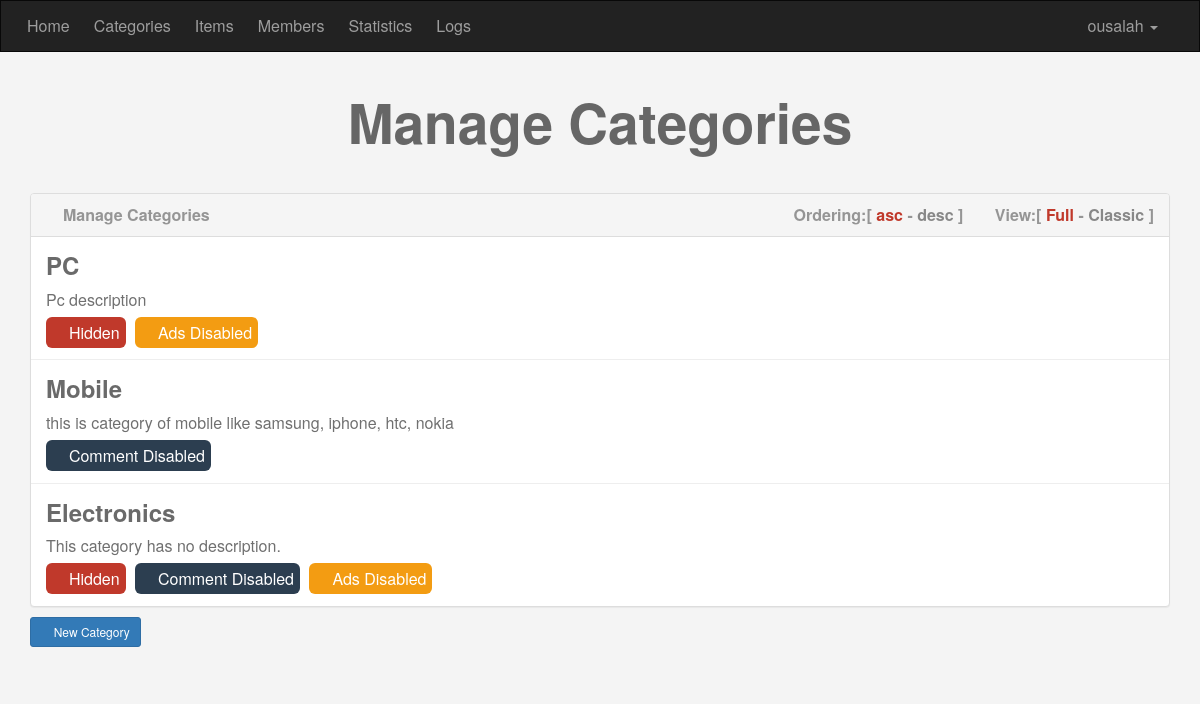
Before: /admin/categories.php (signed in) with the older database file.
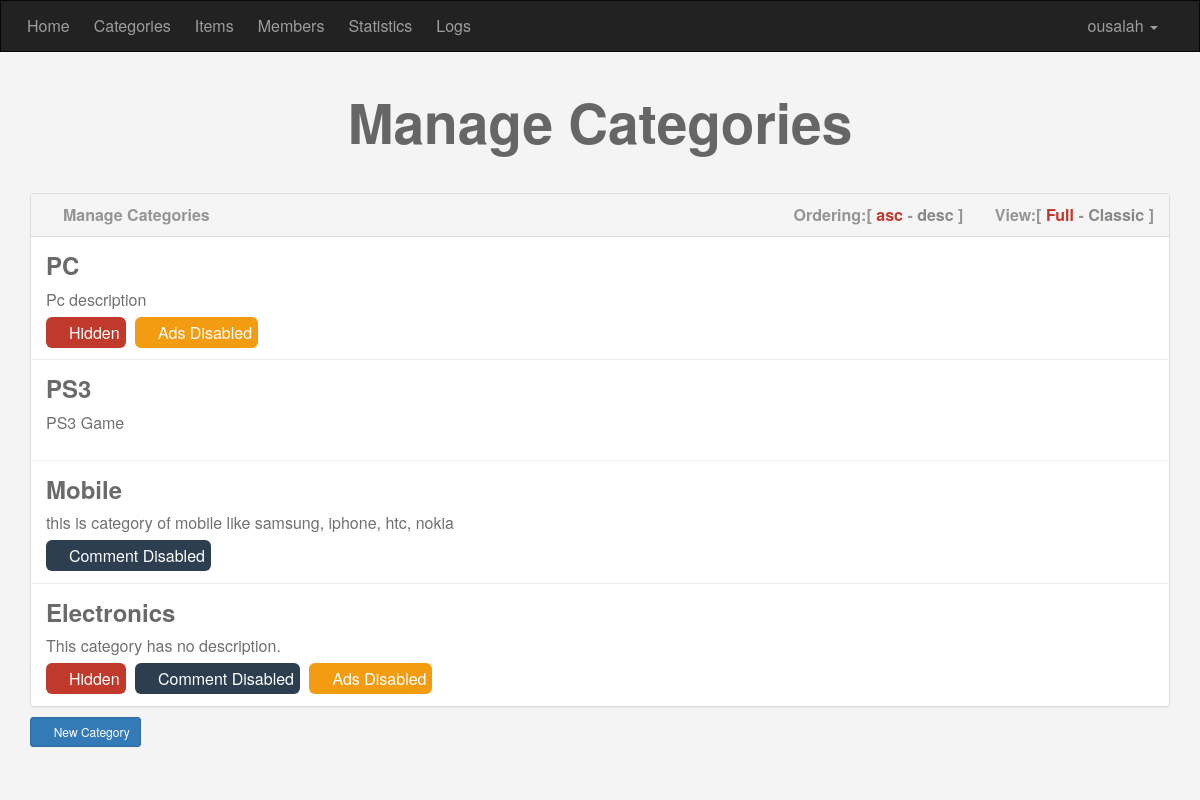
After: the same page with the newer database file.
### tables this page shows
CREATE TABLE `categories` (
  `ID` int(11) NOT NULL,
  `Name` varchar(255) NOT NULL,
  `Description` text NOT NULL,
  `Ordering` int(11) NOT NULL DEFAULT '0',
  `Visibility` tinyint(4) NOT NULL DEFAULT '1' COMMENT '0 = hidden, 1 = visible',
  `Allow_Comment` tinyint(4) NOT NULL DEFAULT '1',
  `Allow_Ads` tinyint(4) NOT NULL DEFAULT '1'
);

### admin/categories.php (the view, shortened to what this page needs)
<?php
  if (isset($_SESSION['Username'])) {
    include 'init.php';
    $do = (isset($_GET['do']) && !empty($_GET['do'])) ? $_GET['do'] : 'manage';
    if ($do == 'manage') {
      $sort = "ASC";
      $stmt = $con->prepare("SELECT * FROM categories ORDER BY Ordering $sort");
      $stmt->execute();
      $rows = $stmt->fetchAll();
      $count = $stmt->rowCount();
?>
      <h1 class='text-center'>Manage Categories</h1>
      <div class="container categories">
        <div class="panel panel-default">
          <div class="panel-heading">
            <i class="fa fa-list-alt"></i> Manage Categories
            <div class="options pull-right">
              <b><i class="fa fa-sort"></i> Ordering:</b>[
              <a class="<?php if ($sort == "ASC") echo "active"; ?>" href="?do=manage&sort=asc">asc</a> -
              <a class="<?php if ($sort == "DESC") echo "active"; ?>" href="?do=manage&sort=desc">desc</a> ]
              <b><i class="fa fa-eye"></i> View:</b>[
              <span class="active" data-view="full">Full</span> -
              <span data-view="classic">Classic</span> ]
            </div>
          </div>
          <div class="panel-body">
            <?php if ($count > 0): ?>
              <?php foreach ($rows as $row): ?>
                <div class="cat">
                  <h3><?php echo $row["Name"]; ?></h3>
                  <div class="full-view">
                    <p><?php echo ($row["Description"] == "") ? "This category has no description." : $row["Description"]; ?></p>
                    <?php if ($row["Visibility"] == 0) echo '<span class="visibility"><i class="fa fa-eye-slash"></i> Hidden</span>'; ?>
                    <?php if ($row["Allow_Comment"] == 0) echo '<span class="allow-comment"><i class="fa fa-comments-o"></i> Comment Disabled</span>'; ?>
                    <?php if ($row["Allow_Ads"] == 0) echo '<span class="allow-ads"><i class="fa fa-flag-o"></i> Ads Disabled</span>'; ?>
                  </div>
                </div>
                <hr>
              <?php endforeach; ?>
            <?php else: ?>
              <div class="text-center">No Data to Show.</div>
            <?php endif; ?>
          </div>
        </div>
        <a href="?do=add" class="add-category btn btn-primary btn-sm"><i class="fa fa-plus"></i> New Category</a>
      </div>
<?php
    } else {
      echo '<h1 class="text-center">Page Not Found! (404)</h1>';
    }
    include $tpl . "footer.php";
  } else {
    header('Location: index.php');
    exit();
  }

### admin/includes/templates/header.php (shortened to what this page needs)
<!DOCTYPE html>
<html lang="en" dir="ltr">
  <head>
    <link rel="stylesheet" href="<?php echo $css . 'bootstrap.min.css' ?>">
    <link rel="stylesheet" href="<?php echo $css . 'font-awesome.min.css' ?>">
    <link rel="stylesheet" href="<?php echo $css . 'jquery-ui.css' ?>">
    <link rel="stylesheet" href="<?php echo $css . 'jquery.selectBoxIt.css' ?>">
    <link rel="stylesheet" href="<?php echo $css . 'backend.css' ?>">
  </head>
  <body>

### admin/init.php (shortened to what this page needs)
<?php
  $lang = "includes/languages/";
  $tpl  = "includes/templates/";
  $css  = "layout/css/";
  include $lang . "english.php";
  include $tpl . "header.php";
  if (!isset($noNavbar)) { include $tpl . "navbar.php"; }

### admin/includes/templates/navbar.php (shortened to what this page needs)
<nav class="navbar navbar-inverse">
  <div class="container">
    <div class="navbar-header">
      <a class="navbar-brand" href="dashboard.php"><?php lang('ADMIN_HOME'); ?></a>
    </div>
    <div class="collapse navbar-collapse" id="app-nav">
      <ul class="nav navbar-nav">
        <li><a href="categories.php"><?php lang('ADMIN_CATEGORIES') ?></a></li>
        <li><a href="items.php"><?php lang('ADMIN_ITEMS') ?></a></li>
        <li><a href="members.php"><?php lang('ADMIN_MEMBERS') ?></a></li>
        <li><a href="#"><?php lang('ADMIN_STATISTICS') ?></a></li>
        <li><a href="#"><?php lang('ADMIN_LOGS') ?></a></li>
      </ul>
      <ul class="nav navbar-nav navbar-right">
        <li class="dropdown">
          <a href="#" class="dropdown-toggle" data-toggle="dropdown" role="button" aria-haspopup="true" aria-expanded="false">
            <?php if (isset($_SESSION['Username'])) { echo $_SESSION['Username']; } ?>
            <span class="caret"></span>
          </a>
        </li>
      </ul>
    </div>
  </div>
</nav>

### admin/includes/languages/english.php
<?php
  function lang( $phrase ) {
    static $lang = array(
      'ADMIN_DEFAULT_PAGE_TITLE'     => 'Default',
      'ADMIN_LOGIN_PAGE_TITLE'       => 'Login',
      'ADMIN_DASHBOARD_PAGE_TITLE'   => 'Dashboard',
      'ADMIN_HOME'         => 'Home',
      'ADMIN_CATEGORIES'   => 'Categories',
      'ADMIN_ITEMS'        => 'Items',
      'ADMIN_MEMBERS'      => 'Members',
      'ADMIN_STATISTICS'   => 'Statistics',
      'ADMIN_LOGS'         => 'Logs',
      'ADMIN_EDIT_PROFILE' => 'Edit Profile',
      'ADMIN_SETTINGS'     => 'Settings',
      'ADMIN_LOGOUT'       => 'Logout',
      'ADMIN_LOGIN'                 => 'Admin Login',
      'ADMIN_PLACEHOLDER_USERNAME'  => 'Username',
      'ADMIN_PLACEHOLDER_PASSWORD'  => 'Password',
      'ADMIN_BTN_LOGIN'             => 'Login',
    );
    echo $lang[$phrase];
  }

### admin/includes/templates/footer.php (shortened to what this page needs)
  </body>
</html>

### admin/layout/css/backend.css (style rules this page uses)
body { background-color: #f4f4f4; font-size: 16px; }
.navbar { border-radius: 0; margin-bottom: 0; }
.nav > li > a, .navbar-brand { padding: 15px 12px; }
.navbar-brand { font-size: 1em; }
h1 { font-size: 55px; margin: 40px 0; font-weight: bold; color: #666; }
.categories .panel-heading { color: #959595; font-weight: bold; }
.categories .panel-heading i { position: relative; top: 1px; }
.categories .options b { margin-left: 10px; }
.categories .options a { color: #888; text-decoration: none; }
.categories .options span { color: #888; cursor: pointer; }
.categories .options .active { color: #c0392b; }
.categories .panel-body { padding: 0; }
.categories hr { padding: 0; margin: 0; }
.categories .cat { padding: 15px; position: relative; overflow: hidden; }
.categories .cat h3 { margin: 0; cursor: pointer; font-weight: bold; color: #6a6a6a; }
.categories .cat .full-view p { margin: 10px 0; color: #707070; }
.categories .cat .visibility, .categories .cat .allow-comment, .categories .cat .allow-ads { color: #fff; padding: 4px 6px; margin-right: 5px; border-radius: 6px; }
.categories .cat .visibility { background-color: #c0392b; }
.categories .cat .allow-comment { background-color: #2c3e50; }
.categories .cat .allow-ads { background-color: #f39c12; }
.categories .add-category { margin-top: -10px; margin-bottom: 30px; }

Changed rows visible on the page:
added categories: Name "PS3", Description "PS3 Game"
